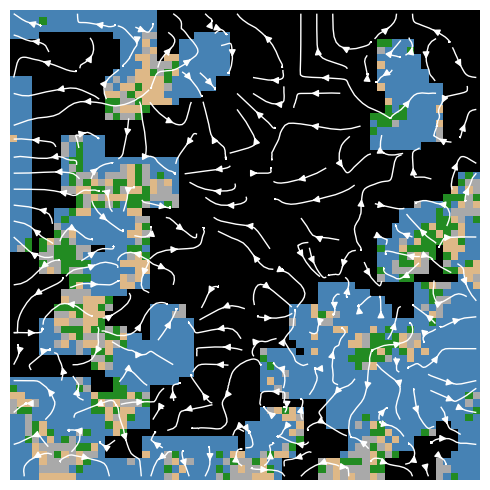
#> input picture assets/illustrative.png, 490 x 490 px
$ python -i map.py   (imports and definitions only)
#> lines starting #> are read from the running program, lines starting #| are printed output that depends on the picture
import torch
import torch.nn.functional as F
import numpy as np
from PIL import Image
from dataclasses import dataclass
import scipy.ndimage as ndi


@dataclass
class SyntheticMapConfig:
    size: int = 64


def transform_color_map(color_map: dict[int, list[int]]) -> dict[str, list[float]]:
    return {k: [v / 255.0 for v in color_map[k]] for k in color_map.keys()}


_satellite_colour_map = {
    0: [128, 0, 128],  # Water -> Purple
    1: [255, 165, 0],  # Label 1 -> Orange
    2: [0, 255, 0],  # Label 2 -> Green
    3: [0, 0, 255],  # Label 3 -> Blue
    4: [255, 255, 0],  # Road -> Yellow
    5: [0, 255, 255],  # Label 5 -> Cyan
    6: [255, 0, 255],  # Label 6 -> Magenta
    7: [192, 192, 192],  # Label 7 -> Silver
    8: [255, 0, 0],  # Building -> Red
}
satellite_colour_map = transform_color_map(_satellite_colour_map)

_synthetic_colours = {
    0: (70, 130, 180),  # Water
    1: (34, 139, 34),  # Vegetation
    2: (222, 184, 135),  # Farmland
    3: (169, 169, 169),  # Urban/rock
}
synthetic_colours = transform_color_map(_synthetic_colours)


# [142 lines left out: functions softmax_to_rgb, rgb_to_input_tensor, rgb_to_target_tensor, scale_image, split_image, not called in this run]


def load_openearth_seg_image(
    img_path: str,
    scale_down: int | None = None,
    size: tuple[int, int] = None,
    color_map: dict[int, list[int]] = satellite_colour_map,
):
#> called with img_path = '../../assets/illustrative.png'
    image = Image.open(img_path)
#> image is the input picture: PIL image 490x490 RGBA; mean R, G, B, A 75.7, 95, 100.9, 255
    image = image.convert("L")
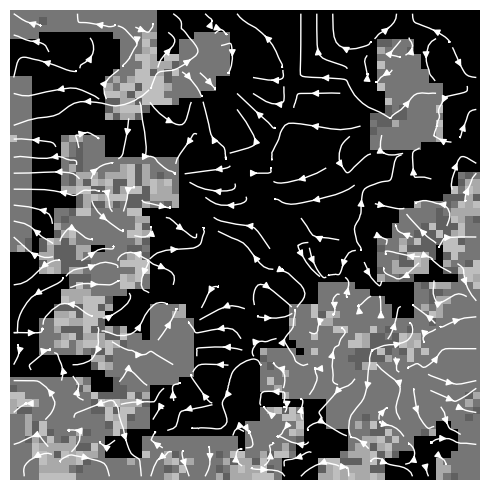
#> image: PIL image 490x490 L; min 0, max 255, mean 90

    if size or scale_down:
        image = scale_image(image, scale_down, size)

#> (the run stopped early here; a loop or call above may not have finished)
